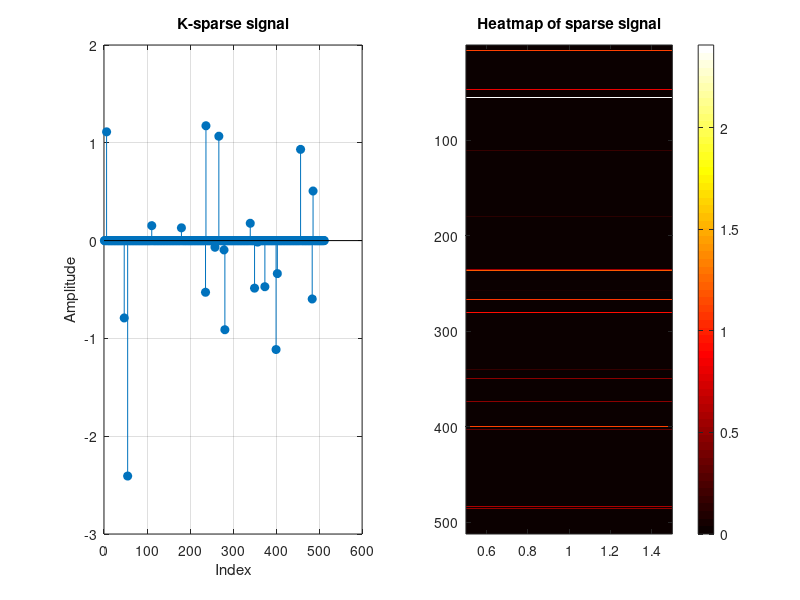

Here is the MATLAB script that generated this plot:
% Author: Uyen L.P.Nguyen
% Observer 
% Sparse signal

close all; clear all; clc;

%% Define parameters
N=512; % signal length
K=20; % sparsity of signal
M=6*K; % the number of measurements 

%% Construction of K-sparse signal
x=zeros(N,1); 
x(randperm(N,K))=randn(K,1);
x_sparse = x;

%% Sensing matrix construction
phi=randn(M,N);

%% Sensing using CS 
y=phi*x;
y_cp =y;
save('y_measurement400.mat','phi','y_cp','x_sparse')

%% l1-recovery using linear program
% 
% % transfering l1 minimization into linear program
% Vec_ones = ones([2 * N, 1]);
% Vec_low = zeros([2 * N, 1]);
% Vec_high = inf([2 * N, 1]);
% 
% ssOpt=optimoptions('linprog', 'Algorithm', 'interior-point');
% tic
% z_hat=linprog(Vec_ones,[],[], [phi -phi], y, Vec_low, Vec_high,ssOpt);
% toc
% x_hat=z_hat(1:N)-z_hat(1+N:end);
% 
% figure;
% plot(x);
% hold on;
% plot((x_hat), 'r.');
% legend('Original', 'Recovered');
% 
% disp("Mean square error is")
% mse(x,x_hat)

%% Plot
figure;
subplot(1,2,1);
stem(x_sparse,'filled');
title('K-sparse signal');
xlabel('Index'); ylabel('Amplitude');
grid on;

subplot(1,2,2);
imagesc(abs(x_sparse)); 
colormap('hot'); colorbar;
title('Heatmap of sparse signal');
